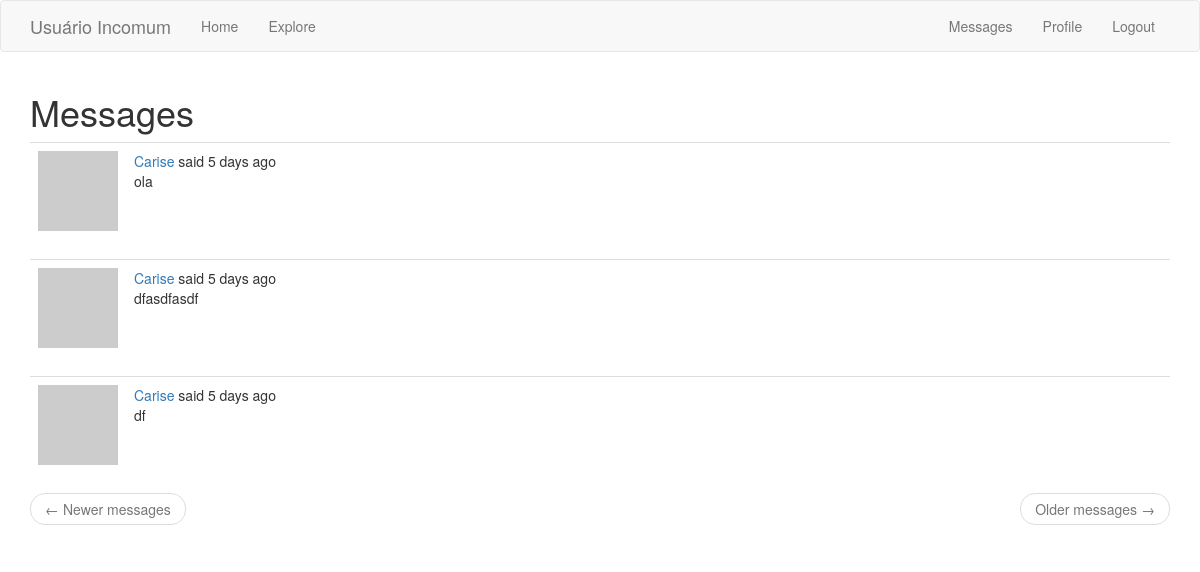
The app's page /messages (signed in) with its own data.
### app/models.py (models this page shows, shortened)
class Message(db.Model):
    id = db.Column(db.Integer, primary_key=True)
    sender_id = db.Column(db.Integer, db.ForeignKey('user.id'))
    recipient_id = db.Column(db.Integer, db.ForeignKey('user.id'))
    body = db.Column(db.String(140))
    timestamp = db.Column(db.DateTime, index=True, default=datetime.utcnow)

### app/main/routes.py (the view)
@bp.route('/messages')
@login_required
def messages():
    current_user.last_message_read_time = datetime.utcnow()
    db.session.commit()
    page = request.args.get('page', 1, type=int)
    messages = current_user.messages_received.order_by(
        Message.timestamp.desc()).paginate(
            page=page, per_page=current_app.config['POSTS_PER_PAGE'], error_out=False)
    next_url = url_for('main.messages', page=messages.next_num) \
        if messages.has_next else None
    prev_url = url_for('main.messages', page=messages.prev_num) \
        if messages.has_prev else None
    return render_template('messages.html', messages=messages.items,
                            next_url=next_url, prev_url=prev_url)

### app/main/routes.py (called while the page is built)
@bp.before_app_request
def before_request():
    if current_user.is_authenticated:
        current_user.last_seen = datetime.utcnow()
        db.session.commit()
    g.locale = str(get_locale())

### app/models.py (called while the page is built)
@login.user_loader
def load_user(id):
    return User.query.get(int(id))

    def avatar(self, size):
        digest = md5(self.email.lower().encode('utf-8')).hexdigest()
        return 'https://www.gravatar.com/avatar/{}?d=identicon&s={}'.format(
            digest, size)

    def new_messages(self):
        last_read_time = self.last_message_read_time or datetime(1900, 1, 1)
        return Message.query.filter_by(recipient=self).filter(
            Message.timestamp > last_read_time).count()

### app/templates/messages.html
{% extends "base.html" %} {% block app_content %}
<h1>{{ _('Messages') }}</h1>
{% for post in messages %} {% include '_post.html' %} {% endfor %}
<nav aria-label="...">
  <ul class="pager">
    <li class="previous{% if not prev_url %} disabled{% endif %}">
      <a href="{{ prev_url or '#' }}">
        <span aria-hidden="true">&larr;</span> {{ _('Newer messages') }}
      </a>
    </li>
    <li class="next{% if not next_url %} disabled{% endif %}">
      <a href="{{ next_url or '#' }}">
        {{ _('Older messages') }} <span aria-hidden="true">&rarr;</span>
      </a>
    </li>
  </ul>
</nav>
{% endblock %}

### app/templates/_post.html (shortened to what this page needs)
<table class="table table-hover">
  <tr>
    <td width="70px">
      <a href="{{ url_for('main.user', username=post.author.username) }}">
        <img src="{{ post.author.avatar(70) }}" />
      </a>
    </td>
    <td>
       {{ _('%(username)s said %(when)s', username=user_link,
      when=moment(post.timestamp).fromNow()) }}
      <br />
      <span id="post{{ post.id }}">{{ post.body }}</span>
    </td>
  </tr>
</table>

### records on screen
Message: body "ola"
Message: body "dfasdfasdf"
Message: body "df"
